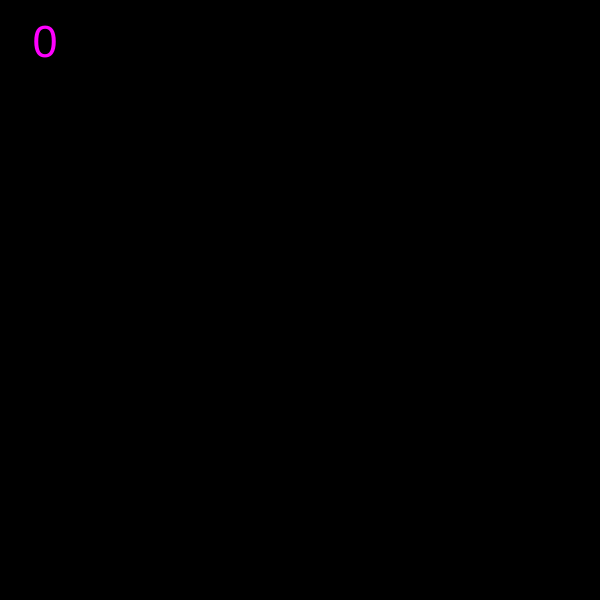
Frame 1 (no input)
Frame 60 (no input): identical to frame 1, image omitted
Frame 120 (the mouse pressed at the canvas centre since frame 60): identical to frame 1, image omitted

The p5.js sketch that drew this single still picture (run headless with seeded random() and noise() and a simulated clock; from frame 60 on, the mouse is pressed at the canvas centre):

// p5.js sketch
// ── sketch.js
const speed = 2000;
const circles = new CircleList();
let selectedCircle = null;

function setup() {
  let canvas = createCanvas(600, 600);
  ellipseMode(RADIUS);
  textAlign(CENTER, CENTER);
  frameRate(20);

  setInterval(c => circles.addCircle(), speed);
  canvas.mouseMoved(() => {
    if (selectedCircle !== null) {
      selectedCircle.position = createVector(mouseX, mouseY);
    }
  })
}

function draw() {
  background(0);

  circles.update();
  circles.draw();

  textSize(45);
  fill(255, 0, 255);
  text(circles.getValue(), 45, 45);
}

function mousePressed() {
  selectedCircle = circles.getCircleAt(createVector(mouseX, mouseY));
  // circles.sortToFront(selectedCircle);
}

function mouseReleased() {
  selectedCircle = null;
}

function keyPressed(e) {
  if (e.keyCode === 77) {
    circles.magnetize();
  }
}
// ── Circles.js
class CircleList {
	constructor() {
		this.circles = [];
	}

	addCircle(circle) {
		if (circle === undefined) {
			circle = new Circle()
		}
		if (this.circles[circle.level] === undefined) {
			this.circles[circle.level] = [];
		}

		this.circles[circle.level].push(circle);
		this.circles.forEach(level =>
			level.forEach(c => c.bgColor = color(255))
		);
	}

	update() {
		this.checkUpgrades();
		this.circles.forEach(circleList => circleList.forEach(c => c.update()));
	}

	getCircleAt(position) {
		for (let level of this.circles) {
			for (let circle of level) {
				if (circle.contains(position)) {
					return circle;
				}
			}
		}
	}

	getValue() {
		let value = 0;
		this.circles.forEach((circleList, index) => {
			value += round(pow(3, index) * circleList.length);
		});

		return value;
	}

	magnetize() {
		for (let circleLevel of this.circles) {
			if (circleLevel.length < 2) {
				continue;
			}

			circleLevel[0].setDestination(circleLevel[1].position);
		}
	}

	checkUpgrades() {
		for (let circleList of this.circles) {
			for (let i = 0; i < circleList.length; i++) {
				const left = circleList[i];
				for (let j = i + 1; j < circleList.length; j++) {
					const right = circleList[j];
					if (left.overlaps(right)) {
						left.upgrade();
						circleList.splice(j, 1);

						const firstCircle = circleList.splice(i, 1)[0];
						this.addCircle(firstCircle);
					}
					// comparisions++;
				}
			}
		}
	}

	length() {
		return this.circles.length;
	}

	draw() {
		textSize(25);
		this.circles.forEach(circleList => circleList.forEach(c => c.draw()));
	}
}

class Circle {
	constructor(position) {
		this.level = 0;
		this.radius = 20;
		this.bgColor = color(255);

		this.position = position ? position : getRandomPosition();
		this.movement = createVector();
		this.destination = undefined;
	}

	upgrade() {
		this.bgColor = color(255, 0, 0);
		this.level += 1;
		this.destination = null;
		this.movement = createVector();
	}

	overlaps(otherCircle) {
		const otherPosition = otherCircle.position;

		return pow(this.position.x - otherPosition.x, 2) + pow(this.position.y - otherPosition.y, 2) <= pow((this.radius + otherCircle.radius) * 0.8, 2)
	}

	contains(vector) {
		return pow(this.position.x - vector.x, 2) + pow(this.position.y - vector.y, 2) <= pow(this.radius, 2);
	}

	setDestination(destination) {
		this.destination = destination;
	}

	update() {
		if (!this.destination) {
			return
		}

		// Calculate the heading and the speed
		let heading = p5.Vector.sub(this.destination, this.position);
		let speed = max(heading.mag() / 10, 1);
		heading.setMag(speed);

		this.position.add(heading);
	}

	draw() {
		fill(this.bgColor);
		ellipse(this.position.x, this.position.y, this.radius);
		fill(0);
		text(this.level, this.position.x, this.position.y);
	}
}

/**
 * Generates a random vector in the canvas bounds
 */
function getRandomPosition() {
	const x = random(0, height);
	const y = random(0, width);

	return createVector(x, y);
}
